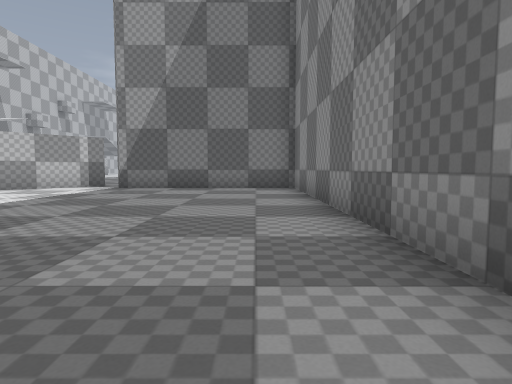
View 1 (above)

24 first-person views from a walk through a level from a Godot 3-D game. The camera is 1.2 m above the floor, tilts 4° down and sees 75° across. The floor is counted in squares, 2 m on a side. Each view is taken from the middle of a square. On the plan, view 1 faces up. The plan holds only what a view shows up to about 10 squares ahead; the rest is blank. The place goes on beyond the plan. Flat picture figures and markers are left out.

View 2
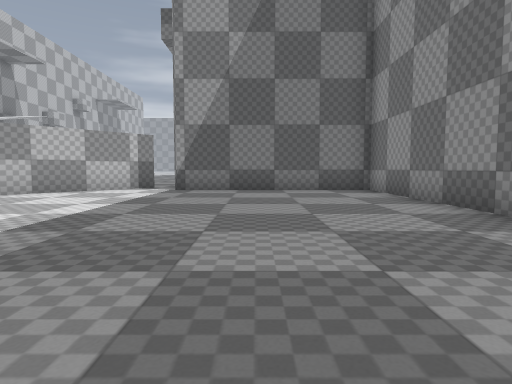

View 3
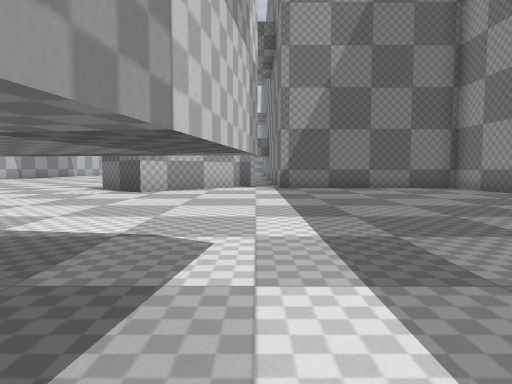

View 4
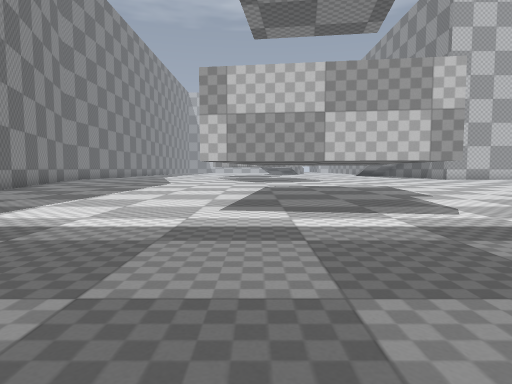

View 5
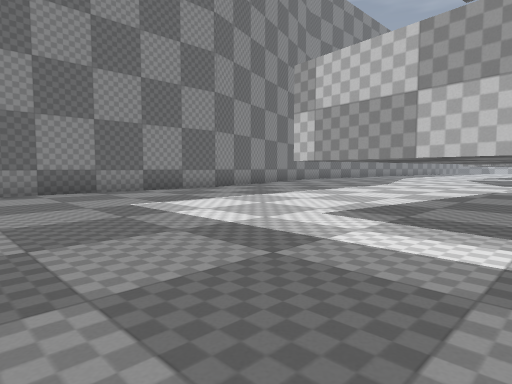

View 6
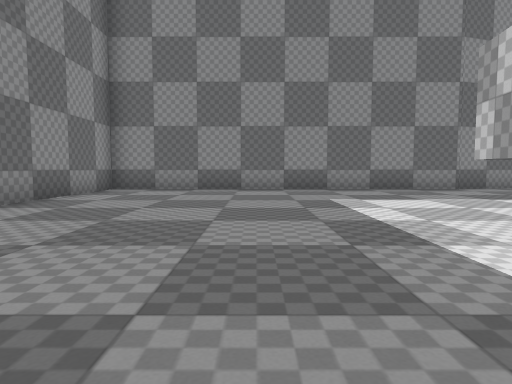

View 7
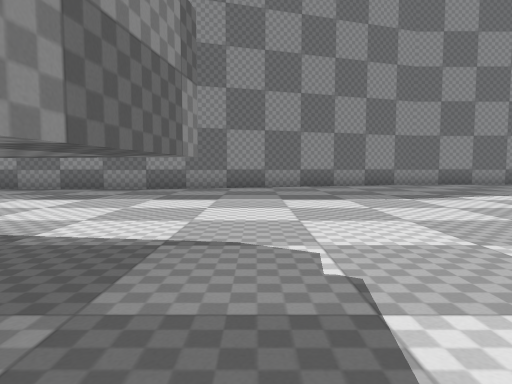

View 8
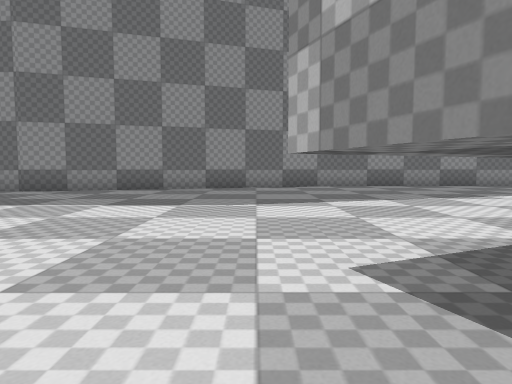

View 9
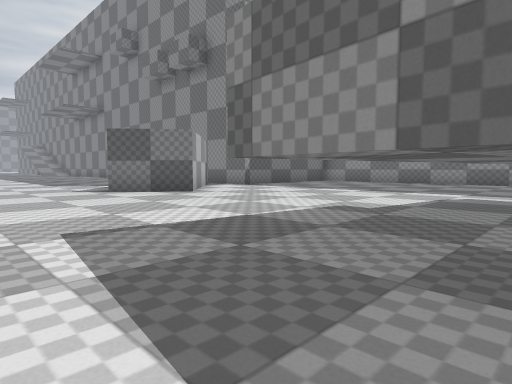

View 10
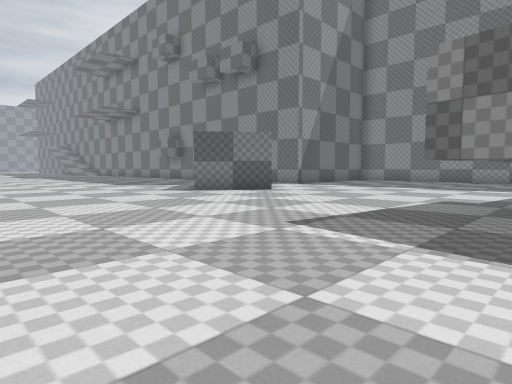

View 11
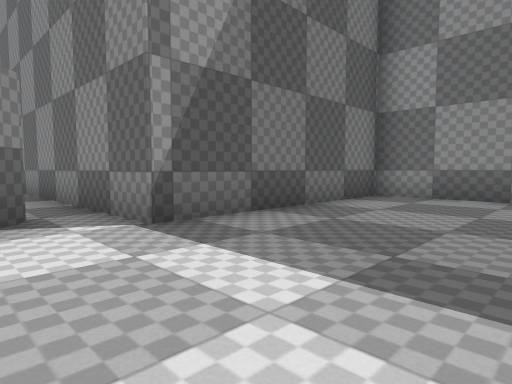

View 12
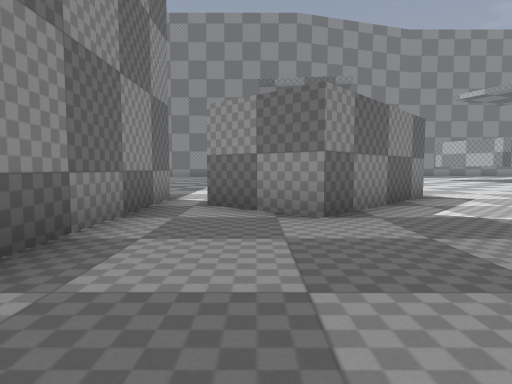

View 13
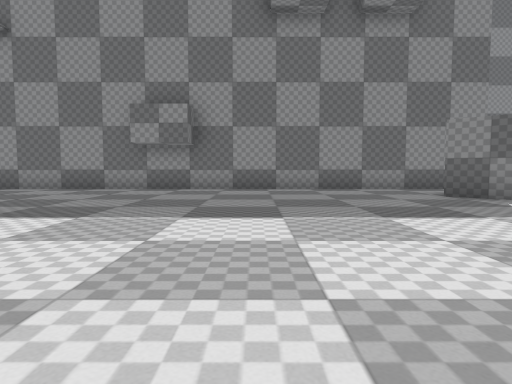

View 14
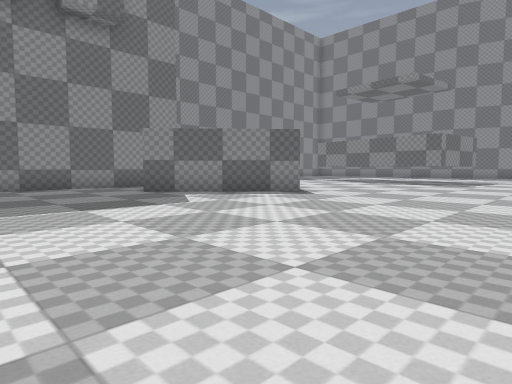

View 15
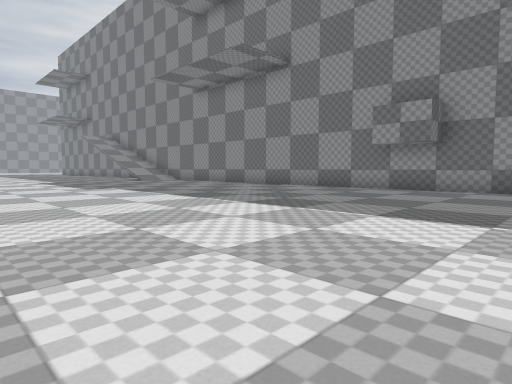

View 16
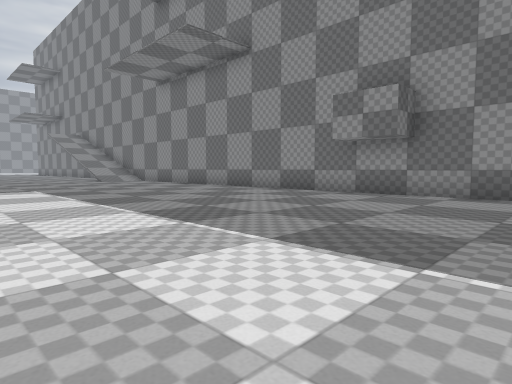

View 17
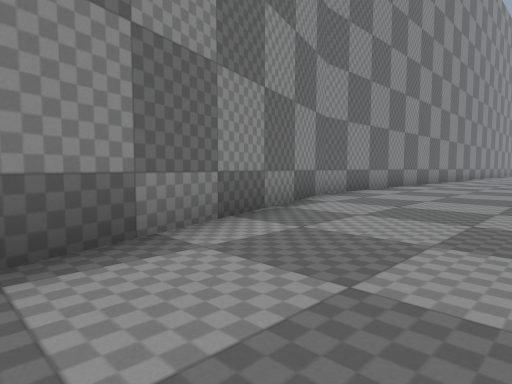

View 18
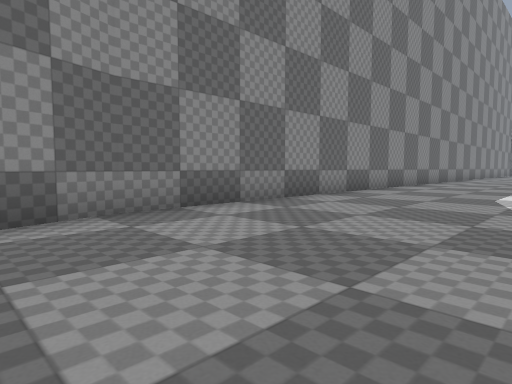

View 19
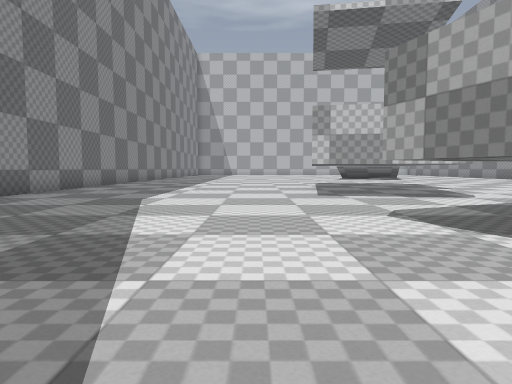

View 20
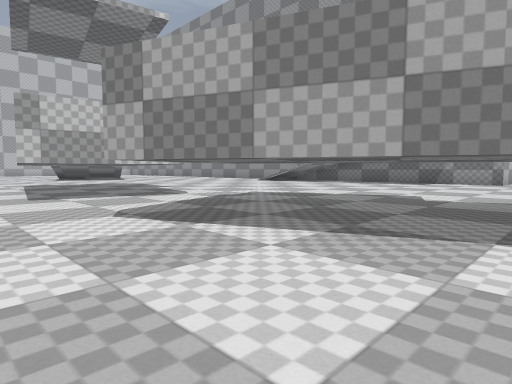

View 21
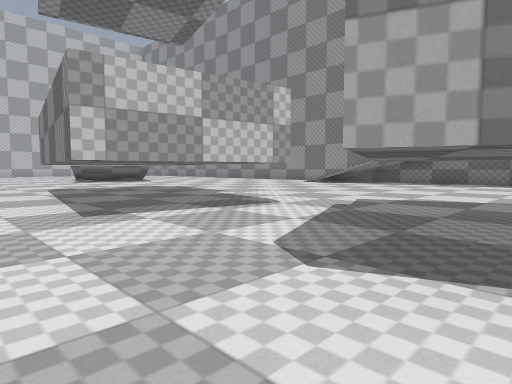

View 22
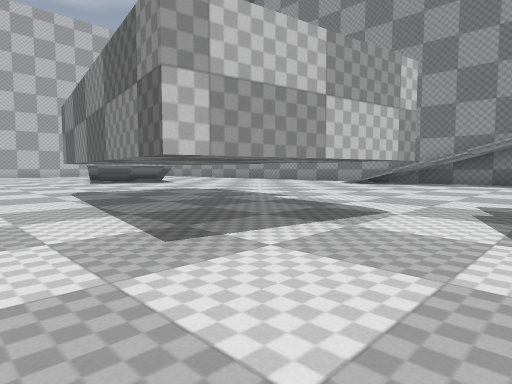

View 23
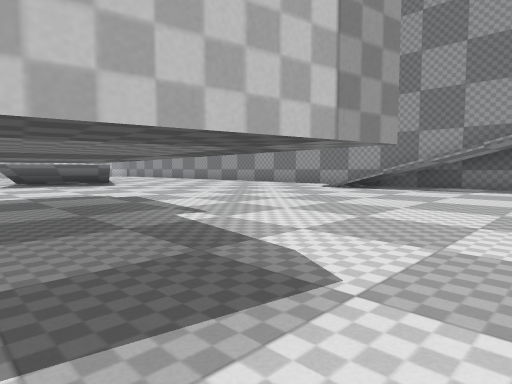

View 24
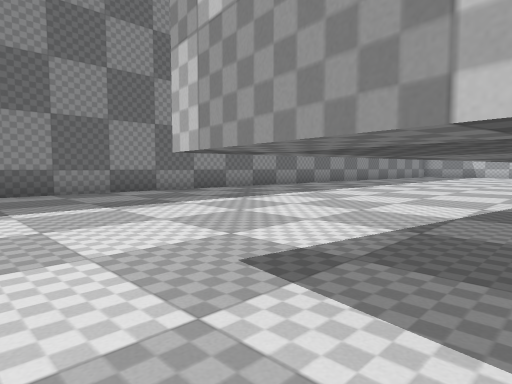

### Floor plan
Key: @ floor where view 1 was taken; # wall or solid block; . floor; / step, stairs or slope; = window, fence, low wall or low ledge; T thing the floor can be seen under or through.
Columns run from 29 left of view 1 to 2 right of it. Each row starts with its distance up from view 1.
 26                 ......
 25                 .......
 24                 .........#
 23                 .........#
 22                 .........#
 21                 .........#
 20                ..........#
 19                ..........#
 18                ..........#
 17               ...........#
 16               ...........#
 15               ...........#
 14               ...........#
 13               ...........#
 12                .......##.#
 11    ##          ......###.#######
 10    /.          .....###........#
  9    /..         ......#.........#
  8  .....         ................#
  7 ........ ..    ................#
  6 ............  .................#
  5 ............  .................#
  4 ............  .................#
  3 ............  ....#   .........#
  2 ...........   ....#....=T......#
  1    .....  .. #....#.....T......
  0  ...=T.  ....#....#    =.....@
 -1  ....T.. ..##.................
 -2 #TTT=T..TT.....................
 -3 ...............................#
 -4 ...............................#
 -5 ...............................#
 -6 ...............................#
 -7 ...................#############
 -8 ................####
 -9 .............####
-10 ##############

Where each view was taken, in squares from view 1:
view 1: 0 up, 0 right, facing up
view 2: 1 up, 2 left, facing up
view 3: 0 up, 5 left, facing up
view 4: 0 up, 1 left, facing left
view 5: 2 up, 2 left, facing down-left
view 6: 3 up, 3 left, facing down
view 7: 3 up, 12 left, facing down
view 8: 2 up, 15 left, facing down
view 9: 1 up, 13 left, facing up-right
view 10: 2 up, 15 left, facing up-right
view 11: 7 up, 6 left, facing up-right
view 12: 17 up, 6 left, facing down
view 13: 17 up, 14 left, facing right
view 14: 17 up, 15 left, facing down-right
view 15: 16 up, 14 left, facing up-right
view 16: 16 up, 12 left, facing up-right
view 17: 5 down, 11 left, facing down-left
view 18: 5 down, 16 left, facing down-left
view 19: 4 down, 17 left, facing left
view 20: 4 down, 17 left, facing up-left
view 21: 4 down, 20 left, facing up-left
view 22: 4 down, 22 left, facing up-left
view 23: 1 down, 23 left, facing up-left
view 24: 1 down, 23 left, facing down-left
